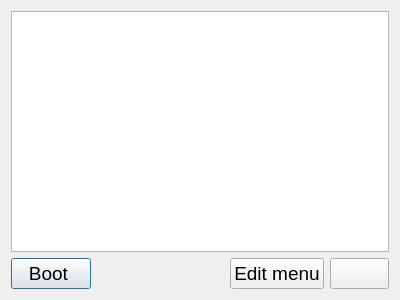
<?xml version="1.0" encoding="UTF-8"?>
<ui version="4.0">
 <class>BootMenuDialog</class>
 <widget class="QDialog" name="BootMenuDialog">
  <property name="geometry">
   <rect>
    <x>0</x>
    <y>0</y>
    <width>400</width>
    <height>300</height>
   </rect>
  </property>
  <property name="font">
   <font>
    <pointsize>14</pointsize>
   </font>
  </property>
  <property name="windowTitle">
   <string>BerryBoot menu</string>
  </property>
  <layout class="QGridLayout" name="gridLayout">
   <item row="0" column="0" colspan="4">
    <widget class="QListWidget" name="list">
     <property name="font">
      <font>
       <pointsize>16</pointsize>
      </font>
     </property>
    </widget>
   </item>
   <item row="3" column="0">
    <widget class="QPushButton" name="bootButton">
     <property name="text">
      <string>Boot </string>
     </property>
     <property name="icon">
      <iconset resource="icons.qrc">
       <normaloff>:/icons/launch.png</normaloff>:/icons/launch.png</iconset>
     </property>
     <property name="iconSize">
      <size>
       <width>22</width>
       <height>22</height>
      </size>
     </property>
    </widget>
   </item>
   <item row="3" column="2">
    <widget class="QPushButton" name="settingsButton">
     <property name="text">
      <string>Edit menu</string>
     </property>
     <property name="icon">
      <iconset resource="icons.qrc">
       <normaloff>:/icons/configure.png</normaloff>:/icons/configure.png</iconset>
     </property>
     <property name="iconSize">
      <size>
       <width>22</width>
       <height>22</height>
      </size>
     </property>
    </widget>
   </item>
   <item row="3" column="1">
    <spacer name="horizontalSpacer">
     <property name="orientation">
      <enum>Qt::Horizontal</enum>
     </property>
     <property name="sizeHint" stdset="0">
      <size>
       <width>172</width>
       <height>20</height>
      </size>
     </property>
    </spacer>
   </item>
   <item row="3" column="3">
    <widget class="QPushButton" name="poweroffButton">
     <property name="text">
      <string/>
     </property>
     <property name="icon">
      <iconset resource="icons.qrc">
       <normaloff>:/icons/exit.png</normaloff>:/icons/exit.png</iconset>
     </property>
     <property name="iconSize">
      <size>
       <width>22</width>
       <height>22</height>
      </size>
     </property>
    </widget>
   </item>
  </layout>
 </widget>
 <resources>
  <include location="icons.qrc"/>
 </resources>
 <connections/>
</ui>
